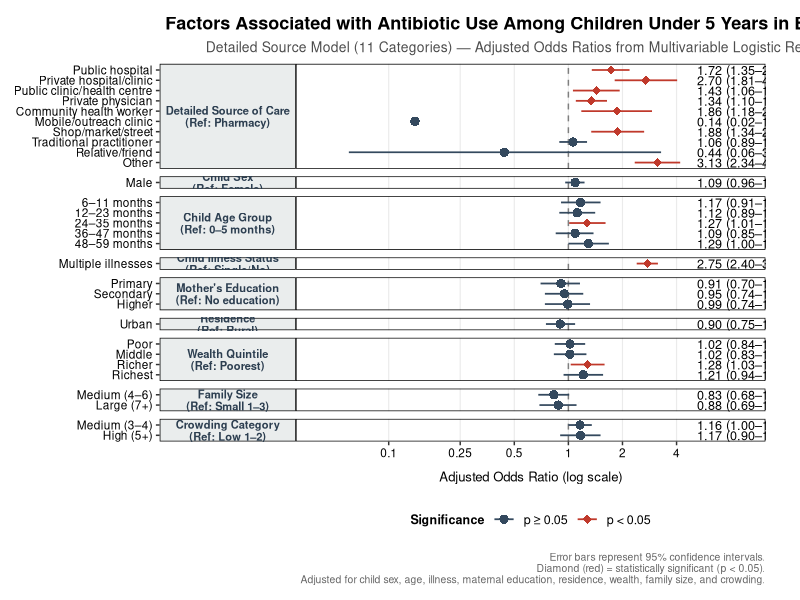
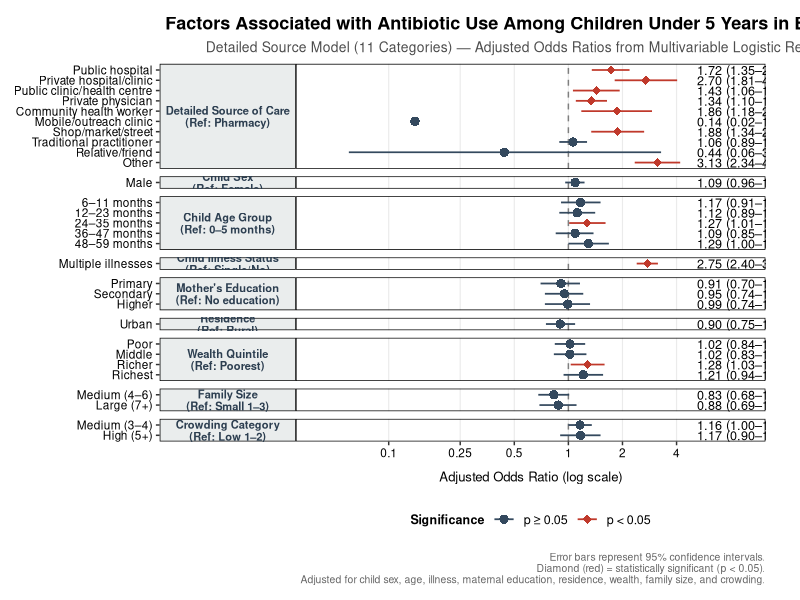

Write the R code that produced these figures, in order.
# Load required libraries
library(tidyverse)

# 1. Dataset populated with 11-category Detailed Source adjusted model findings
df_11 <- tibble::tribble(
  ~group, ~term, ~estimate, ~conf.low, ~conf.high, ~p.value,
  
  # Detailed Source of Care (11 categories, Pharmacy ref)
  "Detailed Source of Care\n(Ref: Pharmacy)", "Public hospital", 1.72, 1.35, 2.19, 0.000,
  "Detailed Source of Care\n(Ref: Pharmacy)", "Private hospital/clinic", 2.70, 1.81, 4.03, 0.000,
  "Detailed Source of Care\n(Ref: Pharmacy)", "Public clinic/health centre", 1.43, 1.06, 1.93, 0.020,
  "Detailed Source of Care\n(Ref: Pharmacy)", "Private physician", 1.34, 1.10, 1.64, 0.004,
  "Detailed Source of Care\n(Ref: Pharmacy)", "Community health worker", 1.86, 1.18, 2.92, 0.007,
  "Detailed Source of Care\n(Ref: Pharmacy)", "Mobile/outreach clinic", 0.14, 0.02, 1.23, 0.076,
  "Detailed Source of Care\n(Ref: Pharmacy)", "Shop/market/street", 1.88, 1.34, 2.64, 0.000,
  "Detailed Source of Care\n(Ref: Pharmacy)", "Traditional practitioner", 1.06, 0.89, 1.27, 0.526,
  "Detailed Source of Care\n(Ref: Pharmacy)", "Relative/friend", 0.44, 0.06, 3.28, 0.421,
  "Detailed Source of Care\n(Ref: Pharmacy)", "Other", 3.13, 2.34, 4.19, 0.000,
  
  # Covariates
  "Child Sex\n(Ref: Female)", "Male", 1.09, 0.96, 1.23, 0.199,
  
  "Child Age Group\n(Ref: 0–5 months)", "6–11 months", 1.17, 0.91, 1.51, 0.222,
  "Child Age Group\n(Ref: 0–5 months)", "12–23 months", 1.12, 0.89, 1.41, 0.342,
  "Child Age Group\n(Ref: 0–5 months)", "24–35 months", 1.27, 1.01, 1.61, 0.043,
  "Child Age Group\n(Ref: 0–5 months)", "36–47 months", 1.09, 0.85, 1.38, 0.502,
  "Child Age Group\n(Ref: 0–5 months)", "48–59 months", 1.29, 1.00, 1.68, 0.054,
  
  "Child Illness Status\n(Ref: Single/No)", "Multiple illnesses", 2.75, 2.40, 3.15, 0.000,
  
  "Mother's Education\n(Ref: No education)", "Primary", 0.91, 0.70, 1.16, 0.438,
  "Mother's Education\n(Ref: No education)", "Secondary", 0.95, 0.74, 1.21, 0.660,
  "Mother's Education\n(Ref: No education)", "Higher", 0.99, 0.74, 1.32, 0.928,
  
  "Residence\n(Ref: Rural)", "Urban", 0.90, 0.75, 1.09, 0.288,
  
  "Wealth Quintile\n(Ref: Poorest)", "Poor", 1.02, 0.84, 1.24, 0.821,
  "Wealth Quintile\n(Ref: Poorest)", "Middle", 1.02, 0.83, 1.26, 0.839,
  "Wealth Quintile\n(Ref: Poorest)", "Richer", 1.28, 1.03, 1.59, 0.024,
  "Wealth Quintile\n(Ref: Poorest)", "Richest", 1.21, 0.94, 1.56, 0.130,
  
  "Family Size\n(Ref: Small 1–3)", "Medium (4–6)", 0.83, 0.68, 1.01, 0.068,
  "Family Size\n(Ref: Small 1–3)", "Large (7+)", 0.88, 0.69, 1.11, 0.274,
  
  "Crowding Category\n(Ref: Low 1–2)", "Medium (3–4)", 1.16, 1.00, 1.35, 0.054,
  "Crowding Category\n(Ref: Low 1–2)", "High (5+)", 1.17, 0.90, 1.51, 0.242
)

# 2. Process factor levels and formatting
group_order <- unique(df_11$group)
term_order <- rev(unique(df_11$term)) # Reverse so top item in list stays at top of plot

df_11 <- df_11 %>%
  mutate(
    sig = ifelse(p.value < 0.05, "p < 0.05", "p ≥ 0.05"),
    sig = factor(sig, levels = c("p ≥ 0.05", "p < 0.05")),
    label = sprintf("%.2f (%.2f–%.2f)", estimate, conf.low, conf.high),
    group = factor(group, levels = group_order),
    term = factor(term, levels = term_order)
  )

# 3. Generate Forest Plot
p_11 <- ggplot(df_11, aes(x = estimate, y = term)) +
  # Null reference line at OR = 1.0
  geom_vline(xintercept = 1, linetype = "dashed", color = "grey50", linewidth = 0.5) +
  
  # Error bars (Horizontal 95% CIs)
  geom_errorbarh(aes(xmin = conf.low, xmax = conf.high, color = sig), 
                 height = 0, linewidth = 0.6) +
  
  # Points (Circle for p >= 0.05, Diamond for p < 0.05)
  geom_point(aes(color = sig, shape = sig), size = 2.8) +
  
  # Text annotations on right side [AOR (95% CI)]
  geom_text(aes(x = 5.2, label = label), hjust = 0, size = 3.2, color = "black") +
  
  # Facet vertically by variable group (with strip boxes on the left)
  facet_grid(group ~ ., scales = "free_y", space = "free_y", switch = "y") +
  
  # Axis limits & Log scale
  scale_x_log10(
    breaks = c(0.1, 0.25, 0.5, 1, 2, 4),
    limits = c(0.04, 9.5),
    labels = c("0.1", "0.25", "0.5", "1", "2", "4")
  ) +
  
  # Aesthetics mappings
  scale_color_manual(
    name = "Significance",
    values = c("p ≥ 0.05" = "#34495e", "p < 0.05" = "#c0392b")
  ) +
  scale_shape_manual(
    name = "Significance",
    values = c("p ≥ 0.05" = 16, "p < 0.05" = 18)
  ) +
  
  # Labels and captions
  labs(
    title = "Factors Associated with Antibiotic Use Among Children Under 5 Years in Bangladesh",
    subtitle = "Detailed Source Model (11 Categories) — Adjusted Odds Ratios from Multivariable Logistic Regression",
    x = "Adjusted Odds Ratio (log scale)",
    y = NULL,
    caption = "Error bars represent 95% confidence intervals.\nDiamond (red) = statistically significant (p < 0.05).\nAdjusted for child sex, age, illness, maternal education, residence, wealth, family size, and crowding."
  ) +
  
  # Theme customization matching reference layout
  theme_bw(base_size = 11) +
  theme(
    plot.title = element_text(face = "bold", hjust = 0.5, size = 13),
    plot.subtitle = element_text(hjust = 0.5, color = "grey30", size = 10),
    plot.caption = element_text(size = 7.5, color = "grey40", hjust = 1, margin = margin(t = 10)),
    
    axis.title.x = element_text(size = 9.5, margin = margin(t = 8)),
    axis.text.y = element_text(size = 8.5, color = "black"),
    axis.text.x = element_text(size = 8.5, color = "black"),
    
    # Left facet box styling
    strip.position = "left",
    strip.background = element_rect(fill = "#eaeded", color = "black", linewidth = 0.5),
    strip.text.y.left = element_text(angle = 0, face = "bold", size = 8, color = "#2c3e50"),
    
    # Outer box around each facet panel
    panel.border = element_rect(color = "black", fill = NA, linewidth = 0.5),
    panel.grid.major.x = element_line(color = "grey92", linewidth = 0.4),
    panel.grid.minor.x = element_blank(),
    panel.grid.major.y = element_blank(),
    
    legend.position = "bottom",
    legend.title = element_text(face = "bold", size = 9),
    legend.text = element_text(size = 9),
    
    plot.margin = margin(t = 12, r = 25, b = 10, l = 10)
  )

# Display plot
print(p_11)

# Save high-resolution PNG (Height set to 11 inches to comfortably accommodate all 11 detailed source levels)
ggsave("Forest_Plot_Detailed_11Source.png", plot = p_11, width = 11, height = 11, dpi = 300)
